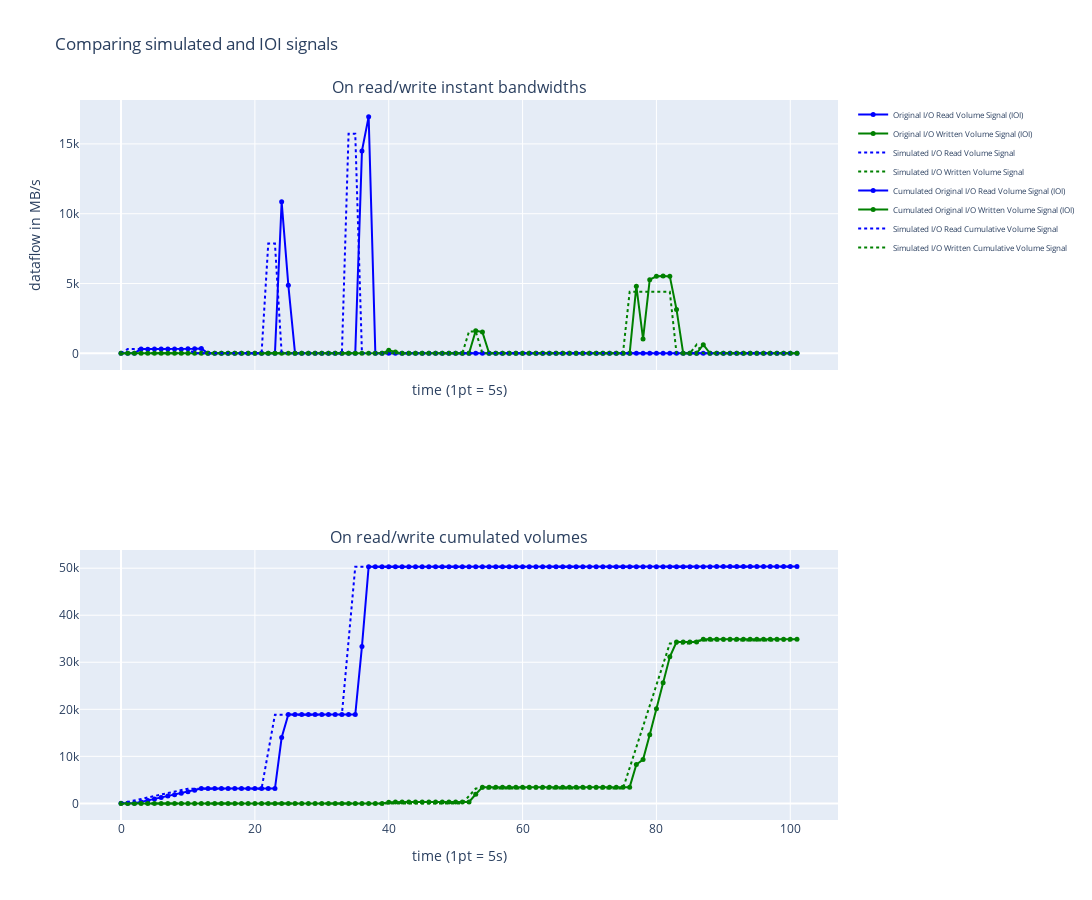

The notebook cell saved with this chart:
### Code cell
fig = display_original_sim_signals((sim_time, sim_read_bw, sim_write_bw),
                                   (timestamps, original_read, original_write),
                                   width=1400, height=900)
fig.show()
